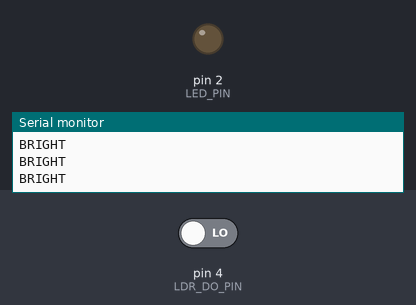
The sketch below on a simulated Arduino Uno, built with avr-gcc and run on an emulated ATmega328P. Shown: output pins drawn as LEDs (lit = HIGH), the last lines printed to the serial monitor. The test bench sets the inputs (shaded band); at power-on: pin 4 (LDR_DO_PIN) LOW.

Above: at 1.2 s.
1.3 s: pin 4 (LDR_DO_PIN) driven HIGH
At 2.6 s:
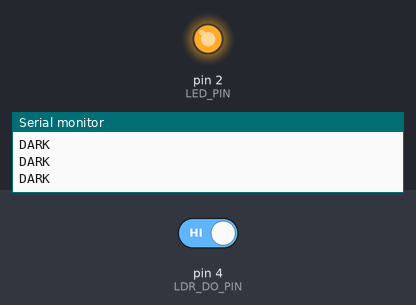
2.9 s: pin 4 (LDR_DO_PIN) driven LOW
At 4.1 s:
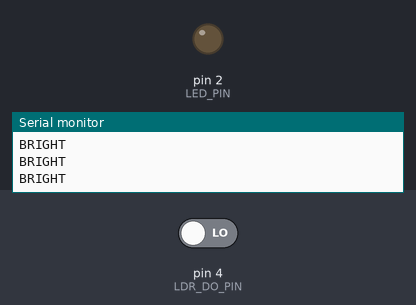
Timing chart, 0 to 5.9 s (numbered marks = the images above; inputs shaded):
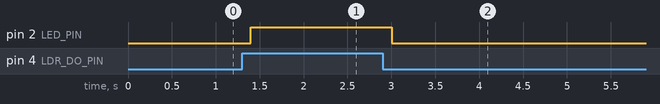

The sketch:

3_pin_LDR_module.ino
```cpp
// 3-pin LDR Module (VCC, GND, DO only)

const int LDR_DO_PIN = 4;   // Digital output from LDR module
const int LED_PIN    = 2;   // Onboard LED (optional)

void setup() {
  Serial.begin(115200);
  pinMode(LDR_DO_PIN, INPUT);   // Read the digital signal
  pinMode(LED_PIN, OUTPUT);
}

void loop() {
  int state = digitalRead(LDR_DO_PIN);  // 0 or 1

  // Most LM393 modules output LOW in light, HIGH in dark
  // Test and swap HIGH/LOW if needed
  if (state == HIGH) {
    digitalWrite(LED_PIN, HIGH);     // Turn on LED when dark
    Serial.println("DARK");
  } else {
    digitalWrite(LED_PIN, LOW);      // Turn off LED when bright
    Serial.println("BRIGHT");
  }

  delay(200);
}
```

Measured:
- after the input at 1.3 s, pin 2 (LED_PIN): LOW → HIGH after 0.10 s
- after the input at 2.9 s, pin 2 (LED_PIN): HIGH → LOW after 0.10 s
